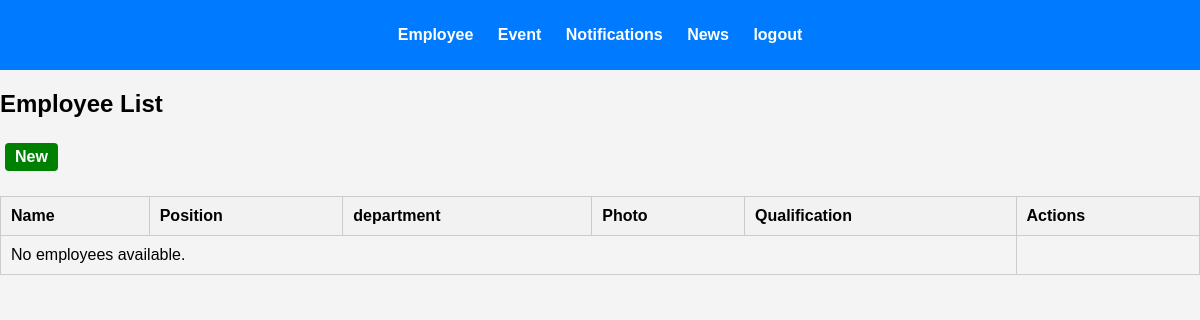
Page /employee_list (signed in) on the earlier database version.
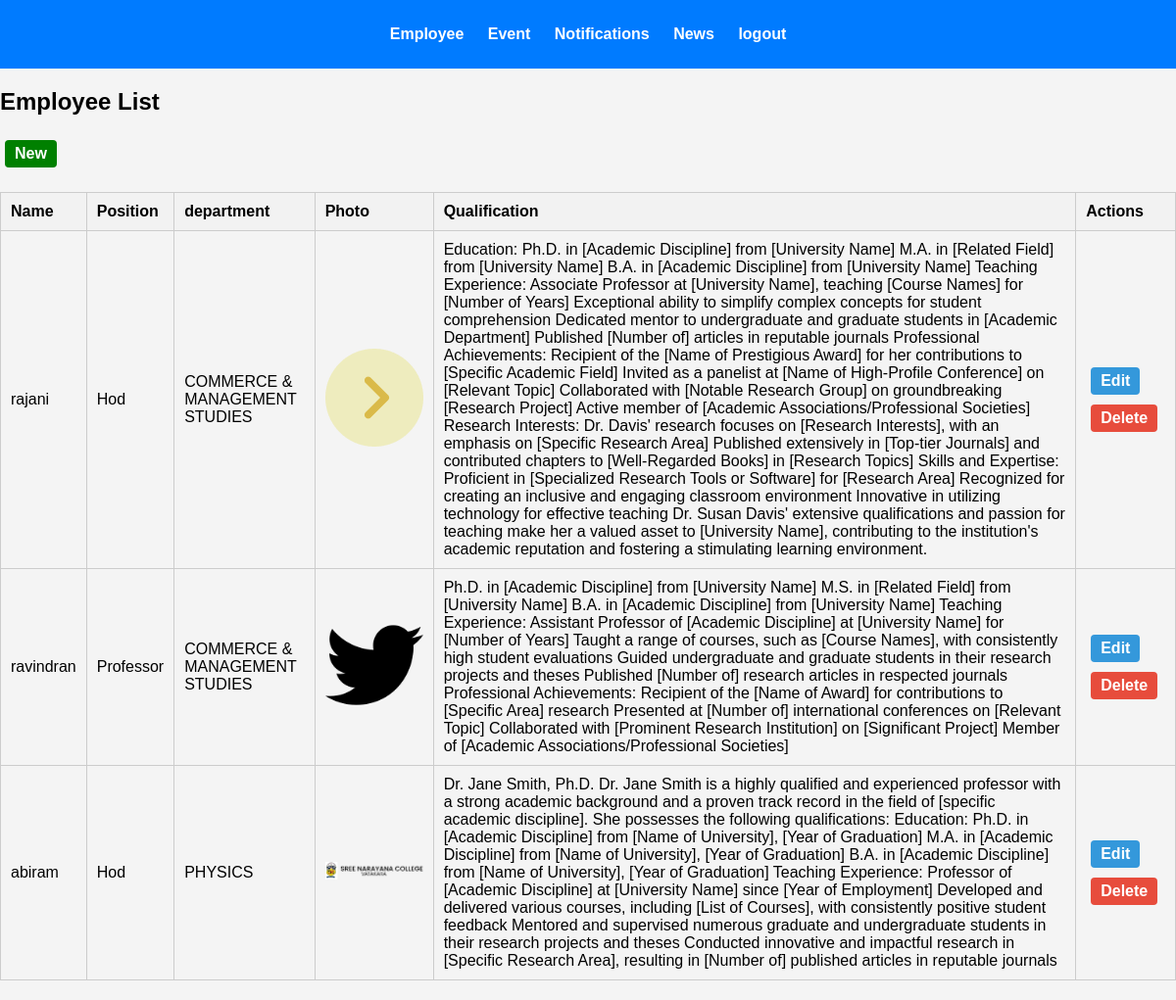
Same page on the later database version.
### myapp/models.py (models this page shows)
class Employee(models.Model):
    name = models.CharField(max_length=100)
    department = models.CharField(max_length=100)
    position = models.CharField(max_length=50)
    photo = models.ImageField(upload_to='photos/')
    qualification = models.TextField()

### myapp/views.py (the view)
# urls.py: path('employee_list', views.employee_list, name='employee_list'),
def employee_list(request):
    if 'username' in request.session:
        employees = Employee.objects.all()
        return render(request, 'employee_list.html', {'employees': employees})
    return redirect('login')

### templates/employee_list.html
{% extends "admin_header.html" %} {% block content %} {% load static %}
<h2>Employee List</h2>
<a class="btn-add" href="{% url 'create_employee' %}">New </a>
<table class="employee-table">
  <tr>
    <th>Name</th>
    <th>Position</th>
    <th>department</th>
    <th>Photo</th>
    <th>Qualification</th>
    <th>Actions</th>
  </tr>
  {% for employee in employees %}
  <tr>
    <td>{{ employee.name }}</td>
    <td>{{ employee.position }}</td>
    <td>{{ employee.department }}</td>
    <td>
      <img
        src="{{ employee.photo.url }}"
        alt="{{ employee.name }} Photo"
        class="employee-photo"
      />
    </td>
    <td>{{ employee.qualification }}</td>
    <td>
      <a class="btn-edit" href="{% url 'update_employee' employee.id %}"
        >Edit</a
      >
      <a class="btn-delete" href="{% url 'delete_employee' employee.id %}"
        >Delete</a
      >
    </td>
  </tr>
  {% empty %}
  <tr>
    <td colspan="5">No employees available.</td>
  </tr>
  {% endfor %}
</table>
{% endblock %}

Differences in the rows shown:
added Employee: name "rajani", position "Hod", department "COMMERCE & MANAGEMENT STUDIES", photo (picture), qualification "Education: Ph.D. in [Academic Discipline] from [University Name] M.A. in [Related Field] from [University Name] B.A. in [Academic Discipline] from [University Name] Teaching Experience: Associate Professor at [University Name], teaching [Course Names] for [Number of Years] Exceptional ability to simplify complex concepts for student comprehension Dedicated mentor to undergraduate and graduate students in [Academic Department] Published [Number of] articles in reputable journals Professional Achievements: Recipient of the [Name of Prestigious Award] for her contributions to [Specific Academic Field] Invited as a panelist at [Name of High-Profile Conference] on [Relevant Topic] Collaborated…"
added Employee: name "ravindran", position "Professor", department "COMMERCE & MANAGEMENT STUDIES", photo (picture), qualification "Ph.D. in [Academic Discipline] from [University Name] M.S. in [Related Field] from [University Name] B.A. in [Academic Discipline] from [University Name] Teaching Experience: Assistant Professor of [Academic Discipline] at [University Name] for [Number of Years] Taught a range of courses, such as [Course Names], with consistently high student evaluations Guided undergraduate and graduate students in their research projects and theses Published [Number of] research articles in respected journals Professional Achievements: Recipient of the [Name of Award] for contributions to [Specific Area] research Presented at [Number of] international conferences on [Relevant Topic] Collaborated with…"
added Employee: name "abiram", position "Hod", department "PHYSICS", photo (picture), qualification "Dr. Jane Smith, Ph.D. Dr. Jane Smith is a highly qualified and experienced professor with a strong academic background and a proven track record in the field of [specific academic discipline]. She possesses the following qualifications: Education: Ph.D. in [Academic Discipline] from [Name of University], [Year of Graduation] M.A. in [Academic Discipline] from [Name of University], [Year of Graduation] B.A. in [Academic Discipline] from [Name of University], [Year of Graduation] Teaching Experience: Professor of [Academic Discipline] at [University Name] since [Year of Employment] Developed and delivered various courses, including [List of Courses], with consistently positive student…"
Other differences:
text no longer shown: "No employees available."
